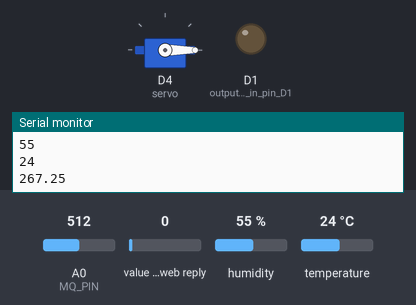
This sketch was run on a simulated ESP8266 (NodeMCU). On the bench: servo, output pins drawn as LEDs (lit = HIGH), the last lines printed to the serial monitor. The test bench sets the inputs (shaded band); at power-on: A0 (MQ_PIN) = 512, value in the web reply 0, humidity 55 %, temperature 24 °C. WiFi joins after 1.5 s; servers stay silent unless stated; web services answer with replies made up by the test bench.

Above: at 3.55 s.
At 4.2 s:
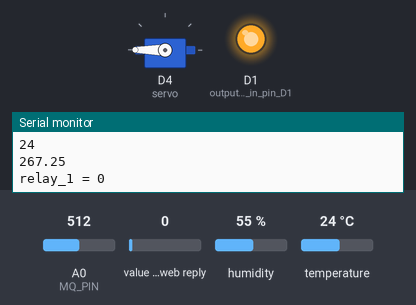
At 20.2 s:
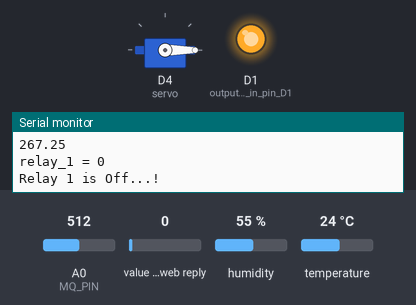
Timing chart, 0 to 22.7 s (numbered marks = the images above):
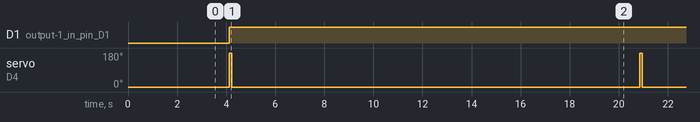

The sketch:

on_going.ino
```cpp
#include "ThingSpeak.h" //include the thingspeak header file
#include <ESP8266WiFi.h> //include the esp generic header file
#include<dht.h> //DHT sensor header file for arduino
#include <Servo.h>
Servo servo;

/* Initial pot reading and servo position set the position to neutral */


dht DHT; //DHT type and name; here DHT-11 is used

//Replace your wifi credentials here
const char* ssid     = "asif bin karim"; //Wifi router user name
const char* password = "asdf1234"; //Wifi password

//change your channel number here
unsigned long mychannel = 764228;
const char * myWriteAPIKey = "B131NDKFA2V82KM1";
const char * myReadAPIKey = "7G7B4O6N0WF13JOC";

//define the inputs (Gas sensor and DHT-11)
#define MQ_PIN A0
#define DHT11_PIN D0
//#define LDR_PIN D8
//define the modules to be controlled, as many as needed
int relay_1;
//int relay_2;
//int relay_3; //uncomment if not used
//int relay_4; //uncomment if not used

//declare the thingspeak channel field names respectively; highest 8 fields can be created
int Temp; //Field-6
int Hum; //Field-7
float LPG; //Field-5
//int Light; //Field-8

WiFiClient  client; //declaring the Wifi function to connect with client module/router

//The setup function which will run at the very first for one time only if no errors takes place
void setup(){
  servo.attach(D4); //D4
  servo.write(0);
   Serial.begin(115200); //define the baud rate for data transferring; more the baud rate the more less time consume takes place. But for nodeMCU 115200 is a good one.
   pinMode(MQ_PIN,INPUT); //input-1 in pin A0 (MQ-X gas sensor)
   pinMode(DHT11_PIN,INPUT); //input-2 in pin D0 (DHT-11 sensor)
   pinMode(D1,OUTPUT); //output-1 in pin D1 (relay_1)

  delay(2000);

   //pinMode(D3,HIGH);
   //pinMode(D4,OUTPUT); //output-2 in pin D2 (relay_2)
   //pinMode(D4,HIGH);
   //pinMode(LDR_PIN, INPUT); //input-3 in pin D8 (LDR light sensor)

//setting up WiFi network connection
   Serial.println();
   Serial.println();
   Serial.print("Connecting to Router: ");
   WiFi.begin(ssid, password);
   while(WiFi.status() != WL_CONNECTED){
       delay(500);
       Serial.print(".");
    }
   Serial.println("");
   Serial.println("WiFi connected"); //serial print msg when connected to WiFi
   Serial.println("IP Address: "); //serial print local IP Address
   Serial.println(WiFi.localIP());
   Serial.print("Netmask: "); //Serial print Netmask
   Serial.println(WiFi.subnetMask());
   Serial.print("Gateway: "); //Serial print Gateway
   Serial.println(WiFi.gatewayIP());

   ThingSpeak.begin(client); //begin to connect with ThingSpeak Web Server
     }

//Starting to read and calibrate Sensors
//Starting the main loop
void loop(){
  //Loop used for DHT
  DHT.read11(DHT11_PIN);
  Hum = DHT.humidity;
  Serial.println(Hum);
  ThingSpeak.setField(7, Hum);

  Temp = DHT.temperature;
  Serial.println(Temp);
  ThingSpeak.setField(6, Temp);

  float sensor_volt; //Define variable for sensor voltage
  float RS_gas; //Define variable for sensor resistance
  float ratio; //Define variable for ratio
  float sensorValue = analogRead(MQ_PIN); //Read analog values of sensor
  float m = -0.423; //Slope
  float b = 1.276; //Y-Intercept
  float R0 = 5.62; //Sensor Resistance in fresh air from previous code

  sensor_volt = sensorValue*(5.0/1023.0); //Convert analog values to voltage
  RS_gas = ((5.0*10.0)/sensor_volt)-10.0; //Get value of RS in a gas
  ratio = RS_gas/R0;  // Get ratio RS_gas/RS_air

  double ppm_log = (log10(ratio)-b)/m; //Get ppm value in linear scale according to the the ratio value
  double ppm = pow(10, ppm_log); //Convert ppm value to log scale
  double percentage = ppm/10000; //Convert to percentage

  LPG = ppm;
  Serial.println(ppm);
  ThingSpeak.setField(5, LPG);

 // int light = digitalRead(LDR_PIN);
 // Serial.print (light);
 // ThingSpeak.setField(8, light);
//  ThingSpeak.setField(1, relay_1);
  //  ThingSpeak.setField(2, relay_2);
//updating channel fields
  ThingSpeak.writeFields(mychannel, myWriteAPIKey);

//get the last data of relays
  int relay_1 = ThingSpeak.readIntField(mychannel, 1, myReadAPIKey);
  Serial.print("relay_1 = ");
  Serial.println(relay_1);
   if (relay_1 == 1){
    digitalWrite(D1, LOW);
    Serial.println("Relay 1 is On..!");
        }
   else {
    digitalWrite(D1, HIGH);
    servo.write(180);

delay(100);

servo.write(0);

delay(1000);
    Serial.println("Relay 1 is Off...!");
    }

 /* int relay_2 = ThingSpeak.readIntField(mychannel, 2, myReadAPIKey);
  Serial.print("relay_2 = ");
  Serial.println(relay_2);
   if (relay_2 == 1){
    digitalWrite(D4, LOW);
    Serial.println("Relay 2 is On...!");
        }
   else {
    digitalWrite(D4, HIGH);
    Serial.println("Relay 2 is off...!");
    }


  int relay_3 = ThingSpeak.readIntField(mychannel, 3, myReadAPIKey);
  Serial.print("relay_3 = ");
  Serial.println(relay_3);
   if (relay_3 == 1){
    digitalWrite(D3, LOW);
    Serial.println("Relay 2 is On...!");
        }
   else {
    digitalWrite(D3, HIGH);
    Serial.println("Relay 2 is off...!");
   }
*/
delay(15000);
   }
```

Measured:
- by itself, D1 (output-1_in_pin_D1): LOW → HIGH at 4.1 s
- by itself, servo on D4 (servo): alternates 180° for 0.10 s and 0° for 16.6 s
